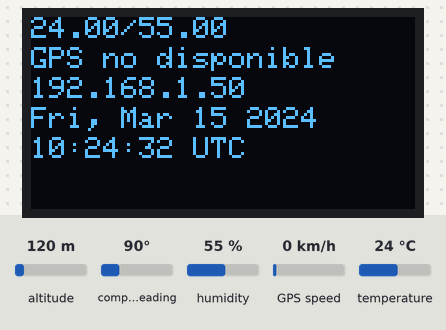
Bench run of a sketch on a simulated ESP32. On the bench: 128×64 one-colour display. The inputs (shaded band) are chosen by the test bench; at power-on: humidity 55 %, temperature 24 °C, altitude 120 m, compass heading 90°, GPS speed 0 km/h. WiFi joins after 1.5 s; servers stay silent unless stated; the local clock reads 2024-03-15 10:24:30 at power-on unless the sketch sets it; storage starts empty; the GPS gets a fix after 3 s at 37.7749, -122.4194 with 8 satellites; what the sketch prints to the serial monitor is not drawn.

Above: at 3.3 s.
3.4 s: humidity set to 22 %
At 5.1 s:
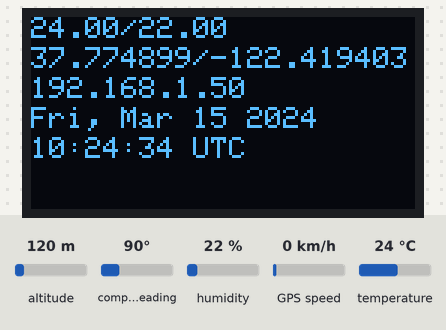
9.5 s: temperature set to 12 °C
At 11.7 s:
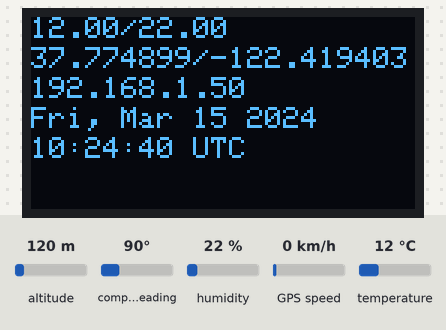
18.3 s: humidity set to 40 %
At 19.8 s:
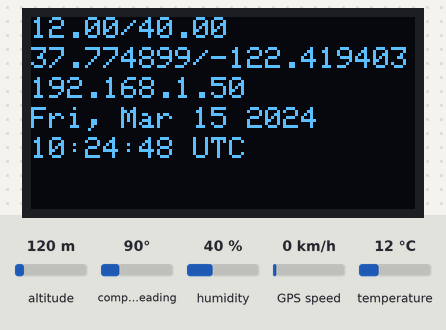
22.5 s: temperature set to 19 °C
At 23.8 s:
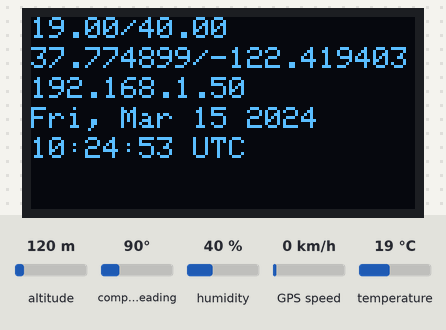
Timing chart, 0 to 25.5 s (numbered marks = the images above; inputs shaded):
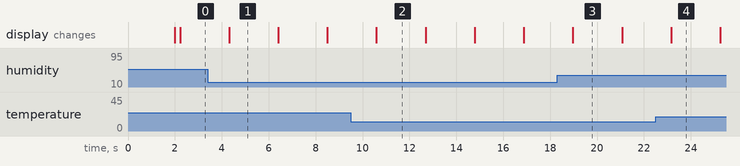

Measured:
- what the display in image 1 shows lasts 2.1 s, from 4.3 s to 6.4 s

The sketch:

esp32_dataClima.ino
```cpp
#include <Wire.h>
#include <Adafruit_SHT31.h>
#include <Adafruit_GFX.h>
#include <Adafruit_SH1106.h>
#include <SPI.h>
#include <WiFi.h>
#include <ESP32Time.h>
#include <ArduinoJson.h>
#include <TinyGPS++.h>
#include <SD.h>
#include <FS.h>

#define OLED_SDA 21
#define OLED_SCL 22
#define SD_CS 5

//Wi-Fi ESP32
ESP32Time rtc;
const char* ssid = "Familia Hogar";
const char* password = "famapa_men2024##";
const char* ntpServer = "pool.ntp.org";
String utcTimeString;
const long gmtOffset_sec = -4 * 3600;
const int daylightOffset_sec = 0;
WiFiServer server(80);
//Pantalla OLED
Adafruit_SH1106 display(21, 22);
//SHT31
Adafruit_SHT31 sht31 = Adafruit_SHT31();
float sht31_temp, sht31_hum;
//GPS
TinyGPSPlus gps;
float latitude, longitude;
String lat_str, lon_str;
#ifdef ESP32
HardwareSerial SerialGPS(2);
#endif

String timeToString(time_t time) {
  struct tm timeInfo;
  gmtime_r(&time, &timeInfo);
  char buffer[20];
  strftime(buffer, sizeof(buffer), "%H:%M:%S", &timeInfo);
  return String(buffer);
}

void writeFile(fs::FS &fs, const char * path, const char * message) {
  Serial.printf("Writing file: %s\n", path);

  File file = fs.open(path, FILE_WRITE);
  if (!file) {
    Serial.println("Failed to open file for writing");
    return;
  }
  if (file.print(message)) {
    Serial.println("File written");
  } else {
    Serial.println("Write failed");
  }
  file.close();
}

void appendFile(fs::FS &fs, const char * path, const char * message) {
  Serial.printf("Appending to file: %s\n", path);

  File file = fs.open(path, FILE_APPEND);
  if (!file) {
    Serial.println("Failed to open file for appending");
    return;
  }
  if (file.print(message)) {
    Serial.println("Message appended");
  } else {
    Serial.println("Append failed");
  }
  file.close();
}

void setup()
{
  Serial.begin(115200);
  SerialGPS.begin(9600);

  WiFi.begin(ssid, password);
  while (WiFi.status() != WL_CONNECTED) {
    delay(1000);
    Serial.println("Connecting to WiFi...");
  }
  Serial.println("Connected to WiFi");
  server.begin();
  configTime(gmtOffset_sec, daylightOffset_sec, ntpServer);

  while (!Serial);

  if (!sht31.begin(0x44)) {
    Serial.println("ERROR SHT31");
    while (1);
  }

  display.begin(SH1106_SWITCHCAPVCC, 0x3C);
  display.display();
  display.clearDisplay();

  SD.begin(SD_CS);
  if (!SD.begin(SD_CS)) {
    Serial.println("Card Mount Failed");
  }
  uint8_t cardType = SD.cardType();
  if (cardType == CARD_NONE) {
    Serial.println("No SD card attached");
  }
  Serial.println("Initializing SD card...");
  if (!SD.begin(SD_CS)) {
    Serial.println("ERROR SD card initialization failed!");
  }

  File file = SD.open("/datalog.json");
  if (!file) {
    Serial.println("File doens't exist");
    Serial.println("Creating file...");
    writeFile(SD, "/datalog.json", "");
  }
  else {
    Serial.println("File already exists");
  }
  file.close();
}

void loop() {
  time_t utcTime = rtc.getEpoch();
  utcTimeString = String(timeToString(utcTime));
  sht31_temp = sht31.readTemperature();
  sht31_hum = sht31.readHumidity();

  while (SerialGPS.available() > 0) {
    if (gps.encode(SerialGPS.read())) {
      if (gps.location.isValid()) {
        latitude = gps.location.lat();
        lat_str = String(latitude, 6);
        longitude = gps.location.lng();
        lon_str = String(longitude, 6);
        Serial.print("lat/lon: ");
        Serial.println(lat_str + "/" + lon_str);
      }
    }
  }

  String display_data_1 = String(sht31_temp) + "/" + String(sht31_hum);
  String display_data_2 = lat_str + "/" + lon_str;

  display.clearDisplay();
  display.setTextColor(WHITE);
  display.setCursor(0, 0);
  display.println(display_data_1);
  display.setCursor(0, 10);
  if (gps.location.isValid()) {
    display.println(display_data_2);
  } else {
    display.println("GPS no disponible");
  }
  display.setCursor(0, 20);
  display.println(WiFi.localIP());
  display.setCursor(0, 30);
  display.println(rtc.getDate());
  display.setCursor(0, 40);
  display.println(utcTimeString + " UTC");
  display.display();

  const size_t bufferSize = JSON_OBJECT_SIZE(200);
  DynamicJsonDocument doc(bufferSize);
  doc["temp"] = sht31_temp;
  doc["hum"] = sht31_hum;
  doc["lat"] = lat_str;
  doc["lon"] = lon_str;
  doc["date"] = rtc.getDate();
  doc["timeUTC"] = utcTimeString;

  String json;
  serializeJson(doc, json);
  json += "\n";
  int jsonSize = json.length();

  appendFile(SD, "/datalog.json", json.c_str());

  WiFiClient client = server.available();

  if (client) {
    Serial.println("Nueva conexion");
    client.println("HTTP/1.1 200 OK");
    client.println("Content-Type: text/html");
    client.println("");
    client.println("<!DOCTYPE HTML>");
    client.println("<html>");
    client.println("<head>");
    client.println("<title>Weather ESP32</title>");
    client.println("<style>");
    client.println("h2 {");
    client.println("  text-align: center;");
    client.println("}");
    client.println("</style>");
    client.println("</head>");
    client.println("<body>");
    client.println("<h2>Datos JSON Weather v4</h2>");
    client.print("<pre>");
    client.print(json);
    client.print("</pre>");
    client.println("<ul>");
    client.println("<li>Temperatura: " + String(sht31_temp) + "</li>");
    client.println("<li>Humedad: " + String(sht31_hum) + "</li>");
    client.println("<li>Latitud: " + lat_str + "</li>");
    client.println("<li>Longitud: " + lon_str + "</li>");
    client.println("<li>Fecha: " + rtc.getDate() + "</li>");
    client.println("<li>Hora: " + rtc.getTime() + "</li>");
    client.println("<li>Hora UTC: " + utcTimeString + "</li>");
    client.println("</ul>");
    client.println("</body>");
    client.println("</html>");
    client.println("<meta http-equiv=\"refresh\" content=\"5\">"); // Actualizar automáticamente cada 5 segundos (ajusta el tiempo)
  }
  delay(2000);
}
```
